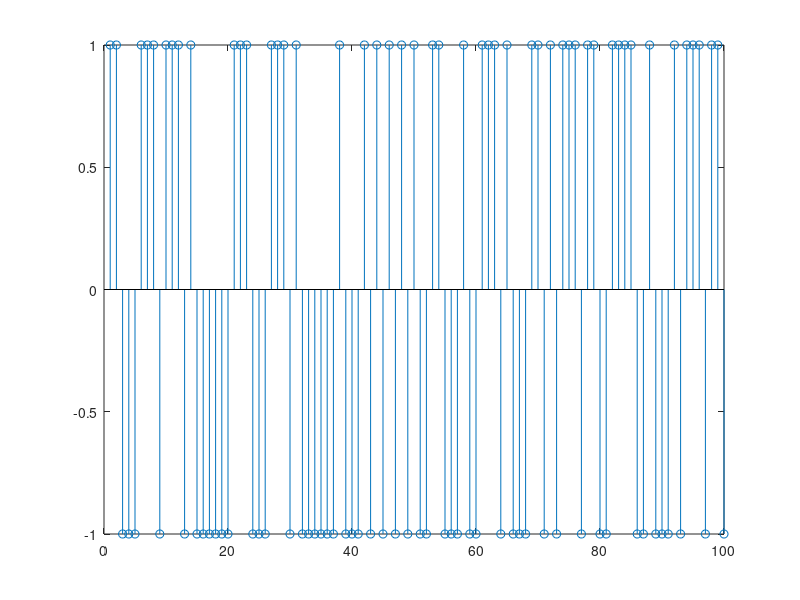

This figure's MATLAB source: (Note: this script raises an error after producing the figure.)
% Root Cosine Pulse Shaping
close all; clear; clc;
%%%%%%%%%%%%%%%%%%%%%%%%%%%%%%%%%%%%%%%%%%%%%%%%%%%%%%%
% generate a random BPSK sequence
bpskSequence = randi([0 1], 1, 100); % Generate a random BPSK sequence
bpskSignal = 2*bpskSequence - 1; % Map 0 to -1 and 1 to 1
figure(5);
stem(bpskSignal);
%%%%%%%%%%%%%%%%%%%%%%%%%%%%%%%%%%%%%%%%%%%%%%%%%%%%%%%
%%
%%%%%%%%%%%%%%%%%%%%%%%%%%%%%%%%%%%%%%%%%%%%%%%%%%%%%%%
% generate a windowed sinc function
sps = 10; % Sampling frequency
span = 8;
rolloff = 0.8; %(alpha)
h       = rcosdesign(rolloff, span, sps, "normal");
h_norm  = h / max(abs(h));
h_sqrt      = rcosdesign(rolloff, span, sps, "sqrt");
h_sqrt_norm = h_sqrt / max(abs(h_sqrt));

[H, w] = freqz(h, 1, 4096);
H_dB = 20 * log10(abs(H));

[H_norm, w_norm] = freqz(h_norm, 1, 4096);
H_dB_norm = 20 * log10(abs(H_norm));

[H_sqrt, w_sqrt] = freqz(h_sqrt, 1, 4096);
H_sqrt_dB = 20 * log10(abs(H_sqrt));

[H_sqrt_norm, w_sqrt_norm] = freqz(h_sqrt_norm, 1, 4096);
H_dB_sqrt_norm = 20 * log10(abs(H_sqrt_norm));
%%%%%%%%%%%%%%%%%%%%%%%%%%%%%%%%%%%%%%%%%%%%%%%%%%%%%%%
%%%%%%%%%%%%%%%%%%%%%%%%%%%%%%%%%%%%%%%%%%%%%%%%%%%%%%%
% Interpolate the sequence by 10
interpolated_bpskSIgnal = upfirdn(bpskSignal, 1, 10);
%%%%%%%%%%%%%%%%%%%%%%%%%%%%%%%%%%%%%%%%%%%%%%%%%%%%%%%
%%%%%%%%%%%%%%%%%%%%%%%%%%%%%%%%%%%%%%%%%%%%%%%%%%%%%%%
% Apply filter
PS_output = filter(h, 1, interpolated_bpskSIgnal);
PS_output_norm = filter(h_norm, 1, interpolated_bpskSIgnal);
PS_sqrt_output = filter(h_sqrt, 1, interpolated_bpskSIgnal);
PS_sqrt_output_norm = filter(h_sqrt_norm, 1, interpolated_bpskSIgnal);
%%%%%%%%%%%%%%%%%%%%%%%%%%%%%%%%%%%%%%%%%%%%%%%%%%%%%%%

 %%%%%%%%%%%%%%%%%%%%%%%%%%%%%%%%%%%%%%%%%%%%%%%%%%%%%%%%%%%%%%%%%%%
 % plot results
 % Impulse Response
figure(6);
stem(h);
hold on;
stem(h_norm);
hold on;
stem(h_sqrt);
hold on;
stem(h_sqrt_norm);
legend('raised cosine', 'norm raised cosine', 'root raised cosine', 'norm root raised cosine','Location', 'northeast');
title('Root Cosine Impulse Response'); xlabel('Index'); ylabel('Magnitude'); grid on;
hold off;
% Magnatude Response
figure(7);
plot(w, H_dB, '-', w_norm, H_dB_norm, '-', w_sqrt, H_dB_sqrt_norm, '-', w_sqrt_norm, H_dB_sqrt_norm, '-');
title('Root Cosine Filter Frequency Response');
set(gca, 'XTick', -pi:pi/10:pi);
set(gca, 'XTickLabel', {'0', '0.1pi','0.2pi', '0.3pi', '0.4pi', '0.5pi', ...
    '0.6pi', '0.7pi', '0.8pi', '0.9pi', 'pi'});
xlabel('Normalized Frequency');
ylabel('Magnitude Response (dB)');
legend('raised cosine', 'norm raised cosine', 'root raised cosine', 'root norm raised cosine','Location', 'northeast');
grid on;
% Filtered Data
figure;
plot(PS_output); hold on;
plot(PS_output_norm);
plot(PS_sqrt_output, '--');
plot(PS_sqrt_output_norm, '--');
yline(1,'--'); yline(-1,'--');
title("Pulse-Shaped Output Signals");
legend("RC","Norm RC","RRC","Norm RRC","Location","best");
grid on;
%%%%%%%%%%%%%%%%%%%%%%%%%%%%%%%%%%%%%%%%%%%%%%%%%%%%%%%%%%%%%%%%%%%